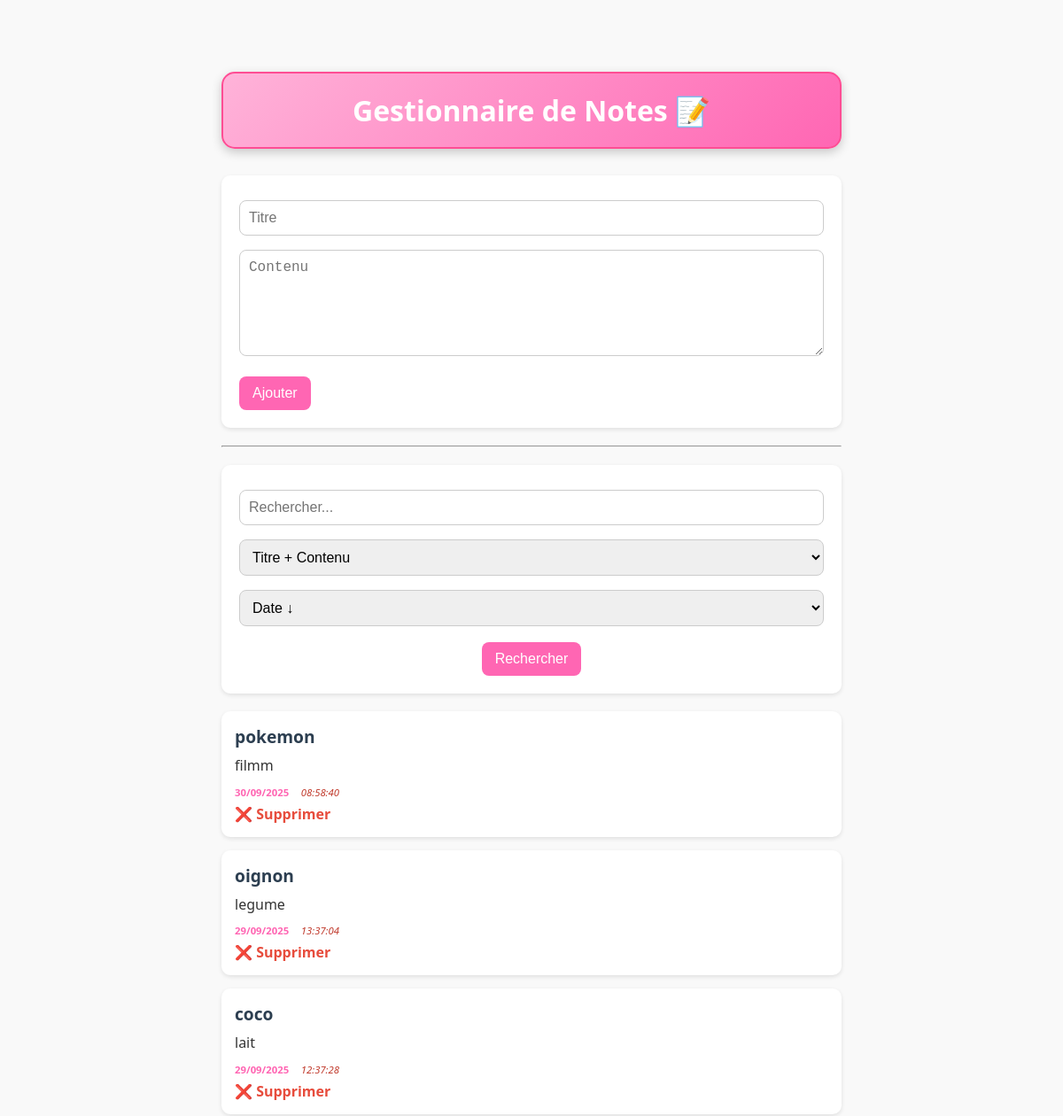
Before: / (upper part) with the older database file.
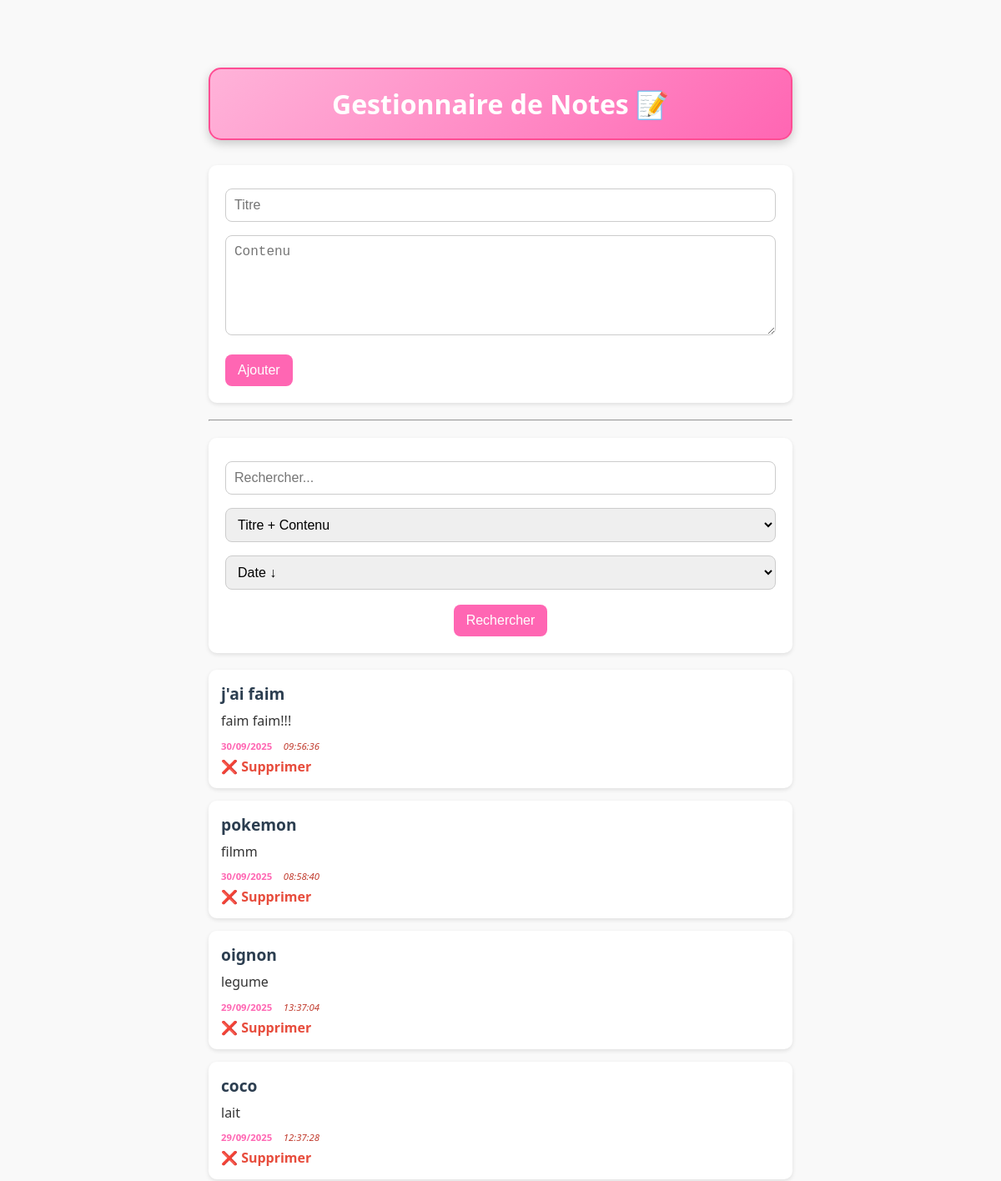
After: the same page with the newer database file.
### tables this page shows
CREATE TABLE notes (
        id INTEGER PRIMARY KEY AUTOINCREMENT,
        title TEXT NOT NULL,
        content TEXT NOT NULL,
        created_at DATETIME DEFAULT CURRENT_TIMESTAMP
    );

### index.php (called while the page is built)
<?php
require_once __DIR__ . '/controllers/noteController.php';
include __DIR__ . '/views/header.php';
include __DIR__ . '/views/form.php';
include __DIR__ . '/views/notes.php';
include __DIR__ . '/views/footer.php';

### controllers/noteController.php (called while the page is built, shortened)
<?php
require_once __DIR__ . '/../models/db.php';
require_once __DIR__ . '/../models/noteModel.php';
$search = $_GET['search'] ?? null;
$notes = getNotes($pdo, $search);

### models/noteModel.php (called while the page is built, shortened)
<?php
function getNotes($pdo, $search = null, $sort = 'date_desc', $filter = 'all') {
    switch ($sort) {
        default: $order = "created_at DESC"; break;
    }
    if ($search) {
        switch ($filter) {
            case 'title':
                $stmt = $pdo->prepare("SELECT * FROM notes WHERE title LIKE ? ORDER BY $order");
                $stmt->execute(["%$search%"]);
                break;
            case 'content':
                $stmt = $pdo->prepare("SELECT * FROM notes WHERE content LIKE ? ORDER BY $order");
                $stmt->execute(["%$search%"]);
                break;
            default:
                $stmt = $pdo->prepare("SELECT * FROM notes WHERE title LIKE ? OR content LIKE ? ORDER BY $order");
                $stmt->execute(["%$search%", "%$search%"]);
                break;
        }
        return $stmt->fetchAll(PDO::FETCH_ASSOC);
    } else {
        return $pdo->query("SELECT * FROM notes ORDER BY $order")->fetchAll(PDO::FETCH_ASSOC);
    }
}

### views/notes.php (the view)
<ul>
<?php foreach ($notes as $note): ?>
    <li class="note">
        <strong><?= htmlspecialchars($note['title']) ?></strong>
        <p><?= nl2br(htmlspecialchars($note['content'])) ?></p>
        <div class="note-datetime">
            <small class="note-date"><?= date('d/m/Y', strtotime($note['created_at'])) ?></small>
            <small class="note-time"><?= date('H:i:s', strtotime($note['created_at'])) ?></small>
        </div>
        <a href="index.php?delete=<?= $note['id'] ?>">❌ Supprimer</a>
    </li>
<?php endforeach; ?>
</ul>

### views/header.php (shortened to what this page needs)
<!DOCTYPE html>
<html lang="fr">
<head>
    <link rel="stylesheet" href="style.css">
    <link rel="stylesheet" href="https://cdn.jsdelivr.net/simplemde/latest/simplemde.min.css">
</head>
<body>
    <h1>Gestionnaire de Notes 📝</h1>

### views/form.php (shortened to what this page needs)
<form method="POST" action="index.php">
    <input type="text" name="title" placeholder="Titre" required>
    <textarea name="content" placeholder="Contenu" required></textarea>
    <button type="submit">Ajouter</button>
</form>
<hr>
<form method="GET" action="index.php" class="search-form">
    <input type="text" name="search" placeholder="Rechercher..." value="<?= htmlspecialchars($_GET['search'] ?? '') ?>">
    <select name="filter">
        <option value="all" <?= ($_GET['filter'] ?? '') === 'all' ? 'selected' : '' ?>>Titre + Contenu</option>
    </select>
    <select name="sort">
        <option value="date_desc" <?= ($_GET['sort'] ?? '') === 'date_desc' ? 'selected' : '' ?>>Date ↓</option>
    </select>
    <button type="submit">Rechercher</button>
</form>

### views/footer.php (shortened to what this page needs)
</body>
</html>

### style.css (style rules this page uses)
body { font-family: "Segoe UI", Tahoma, sans-serif; background: #f9f9f9; color: #333; max-width: 700px; margin: 40px auto; padding: 20px; }
h1 { text-align: center; font-size: 2rem; color: #fff; background: linear-gradient(135deg, #ffb3d9, #ff66b3); padding: 20px 15px; border-radius: 15px; box-shadow: 0 4px 12px rgba(0,0,0,0.2); border: 2px solid #ff4d94; margin-bottom: 30px; }
form { background: #fff; padding: 20px; margin-bottom: 20px; border-radius: 10px; box-shadow: 0px 2px 5px rgba(0,0,0,0.1); }
form input[type="text"], form textarea, form select { width: 100%; padding: 10px; margin: 8px 0; border: 1px solid #ccc; border-radius: 8px; font-size: 1rem; box-sizing: border-box; }
form textarea { min-height: 120px; resize: vertical; }
form button { background: #ff66b3; color: white; border: none; padding: 10px 15px; border-radius: 8px; cursor: pointer; font-size: 1rem; margin-top: 10px; transition: background 0.3s ease; }
.search-form { text-align: center; margin: 20px 0; }
ul { list-style: none; padding: 0; }
li.note { background: #fff; padding: 15px; margin-bottom: 15px; border-radius: 10px; box-shadow: 0px 2px 5px rgba(0,0,0,0.1); transition: transform 0.2s ease; }
li.note strong { font-size: 1.2rem; color: #2c3e50; }
li.note p { margin: 8px 0; line-height: 1.4; }
.note-datetime { margin-top: 5px; font-size: 0.85rem; color: #7f8c8d; }
.note-date { margin-right: 10px; font-weight: bold; color: #ff66b3; }
.note-time { color: #c0392b; font-style: italic; }
li.note a { color: #e74c3c; text-decoration: none; font-weight: bold; margin-top: 5px; display: inline-block; }

Changed rows visible on the page:
added notes: title "j'ai faim", content "faim faim!!!", created_at "30/09/2025", created_at "09:56:36"
